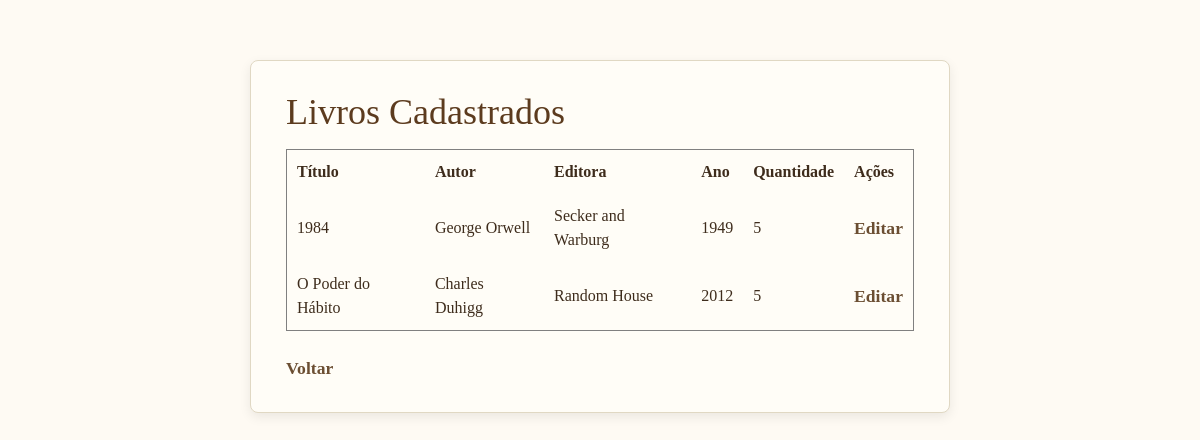
The page /lista.php (signed in) on the database its author committed.
### tables this page shows
CREATE TABLE `livros` (
  `idLivro` int(11) NOT NULL,
  `titulo` varchar(255) NOT NULL,
  `autor` varchar(150) NOT NULL,
  `editora` varchar(100) DEFAULT NULL,
  `ano_publicacao` int(11) DEFAULT NULL,
  `quantidade` int(11) NOT NULL,
  `data_cadastro` timestamp NOT NULL DEFAULT current_timestamp()
);

### lista.php (the view, shortened to what this page needs)
<?php
require 'banco.php';
$sql = "SELECT idLivro, titulo, autor, editora, ano_publicacao, quantidade FROM livros ORDER BY titulo ASC";
$resultado = mysqli_query($connect, $sql);
?>
<!DOCTYPE html>
<html lang="pt-BR">
<head>
<link rel="stylesheet" href="css/bootstrap.min.css">
    <link rel="stylesheet" href="css/estilo.css">
</head>
<body>
<div class="container">
    <h2>Livros Cadastrados</h2>
    <table border="1" cellpadding="10" cellspacing="0">
        <thead>
            <tr>
                <th>Título</th>
                <th>Autor</th>
                <th>Editora</th>
                <th>Ano</th>
                <th>Quantidade</th>
                <?php if ($_SESSION['funcao'] === 'gerente'): ?>
                    <th>Ações</th>
                <?php endif; ?>
            </tr>
        </thead>
        <tbody>
            <?php while ($livro = mysqli_fetch_assoc($resultado)): ?>
                <tr>
                    <td><?= htmlspecialchars($livro['titulo']) ?></td>
                    <td><?= htmlspecialchars($livro['autor']) ?></td>
                    <td><?= htmlspecialchars($livro['editora']) ?></td>
                    <td><?= htmlspecialchars($livro['ano_publicacao']) ?></td>
                    <td><?= htmlspecialchars($livro['quantidade']) ?></td>
                    <?php if ($_SESSION['funcao'] === 'gerente'): ?>
                        <td><a href="editar_livro.php?id=<?= $livro['idLivro'] ?>">Editar</a></td>
                    <?php endif; ?>
                </tr>
            <?php endwhile; ?>
        </tbody>
    </table>
    <br>
    <a href="index.php">Voltar</a>
</div>
</body>
</html>

### css/estilo.css (style rules this page uses)
body { font-family: 'Georgia', serif; background-color: #fefaf3; color: #3e2c1c; margin: 0; padding: 20px; }
.container { max-width: 700px; margin: 40px auto; background: #fffdf7; padding: 30px 35px; border-radius: 8px; box-shadow: 0 4px 12px rgba(0, 0, 0, 0.08); border: 1px solid #e0d8c3; }
h1, h2, h3 { font-size: 2.25rem; color: #5c3b1e; font-family: 'Palatino Linotype', 'Book Antiqua', Palatino, serif; margin-bottom: 15px; }
a { color: #6b4e32 !important; text-decoration: none; font-weight: 600; font-size: 1.10rem; }

### rows shown on the page
livros: titulo "1984", autor "George Orwell", editora "Secker and Warburg", ano_publicacao "1949", quantidade "5"
livros: titulo "O Poder do Hábito", autor "Charles Duhigg", editora "Random House", ano_publicacao "2012", quantidade "5"
